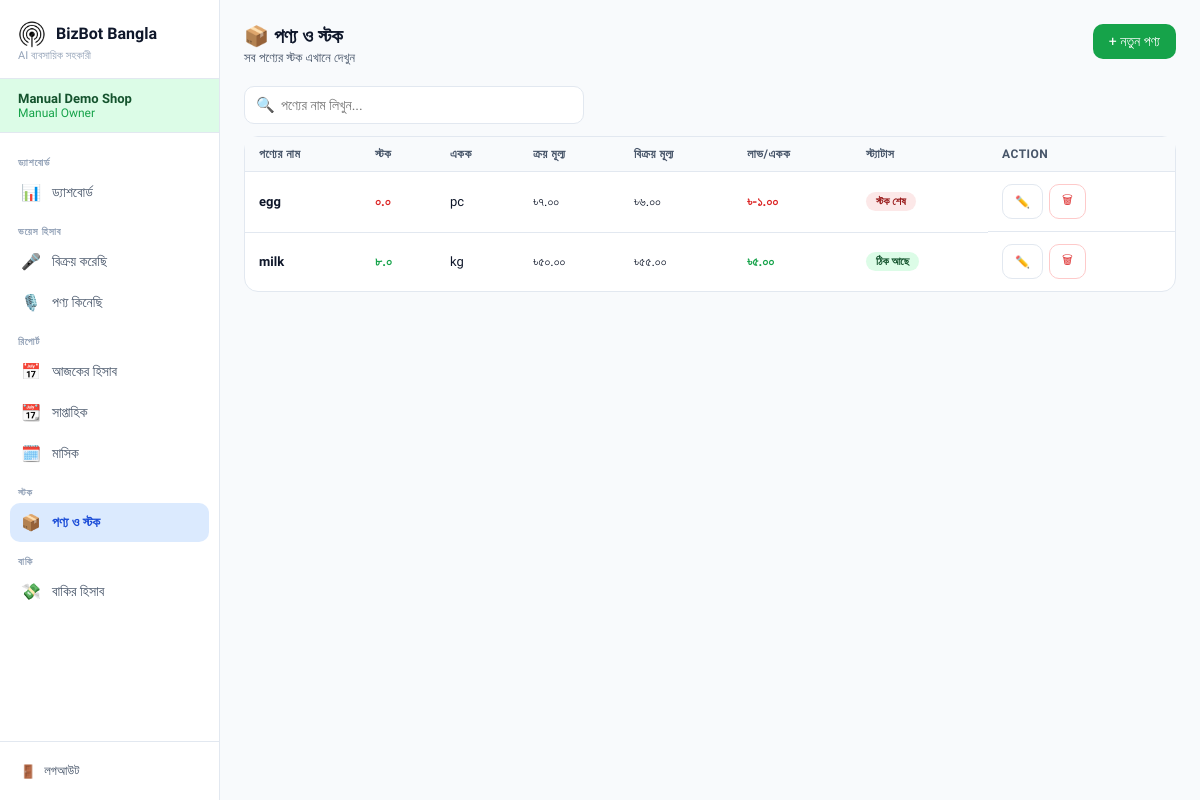
/inventory/ (signed in), run on the app's committed database.
### core/models.py (models this page shows, shortened)
class Shop(models.Model):
    user = models.OneToOneField(User, on_delete=models.CASCADE)
    shop_name = models.CharField(max_length=200)
    owner_name = models.CharField(max_length=200)
    phone = models.CharField(max_length=20, blank=True)
    created_at = models.DateTimeField(auto_now_add=True)

class Product(models.Model):
    shop = models.ForeignKey(Shop, on_delete=models.CASCADE, related_name='products')
    name = models.CharField(max_length=200)
    stock = models.FloatField(default=0)
    unit = models.CharField(max_length=50, default='পিস')
    buy_price = models.FloatField(default=0)
    sell_price = models.FloatField(default=0)
    low_stock_alert = models.FloatField(default=0)
    @property
    def is_low_stock(self):
        if self.stock <= 0:
            return True
        if self.low_stock_alert <= 0:
            return False
        return self.stock <= self.low_stock_alert
    @property
    def profit_per_unit(self):
        return round(self.sell_price - self.buy_price, 2)

### core/views.py (the view)
# urls.py: path('inventory/', views.inventory, name='inventory'),
@login_required
def inventory(request):
    shop = get_object_or_404(Shop, user=request.user)
    products = Product.objects.filter(shop=shop)
    return render(request,'core/inventory.html',{'shop':shop,'products':products})

### core/templatetags/bangla_number.py (called while the page is built)
@register.filter(name='bn')
def bangla_number(value):
    return str(value).translate(_DIGIT_MAP)

### templates/core/inventory.html (shortened to what this page needs)
{% extends 'base.html' %}
{% load bangla_number %}
{% block content %}
<div class="page-header" style="display:flex;justify-content:space-between;align-items:start">
  <div><h1>📦 পণ্য ও স্টক</h1><p>সব পণ্যের স্টক এখানে দেখুন</p></div>
  <a href="{% url 'add_product' %}" class="btn btn-green">+ নতুন পণ্য</a>
</div>
<div style="margin-bottom:12px">
  <div style="position:relative;max-width:340px">
    <span style="position:absolute;left:12px;top:50%;transform:translateY(-50%);font-size:15px;color:#94a3b8">🔍</span>
    <input
      type="text"
      id="searchInput"
      oninput="searchProduct()"
      placeholder="পণ্যের নাম লিখুন..."
      class="form-control"
      style="padding-left:36px;font-size:14px"
    >
  </div>
</div>
<div class="card">
  <table class="table" id="productTable">
    <thead>
      <tr>
        <th>পণ্যের নাম</th>
        <th>স্টক</th>
        <th>একক</th>
        <th>ক্রয় মূল্য</th>
        <th>বিক্রয় মূল্য</th>
        <th>লাভ/একক</th>
        <th>স্ট্যাটাস</th>
        <th>Action</th>
      </tr>
    </thead>
    <tbody id="productBody">
    {% for p in products %}
    <tr data-name="{{ p.name|lower }}">
      <td style="font-weight:600">{{ p.name }}</td>
      <td style="font-weight:600;color:{% if p.is_low_stock %}#dc2626{% else %}#16a34a{% endif %}">{{ p.stock|bn }}</td>
      <td>{{ p.unit }}</td>
      <td>৳{{ p.buy_price|floatformat:2|bn }}</td>
      <td>৳{{ p.sell_price|floatformat:2|bn }}</td>
      <td style="color:{% if p.profit_per_unit > 0 %}#16a34a{% elif p.profit_per_unit < 0 %}#dc2626{% else %}#94a3b8{% endif %};font-weight:600">
        ৳{{ p.profit_per_unit|floatformat:2|bn }}
      </td>
      <td>
        {% if p.stock <= 0 %}
          <span class="badge badge-danger">স্টক শেষ</span>
        {% elif p.is_low_stock %}
          <span class="badge badge-danger">কম স্টক</span>
        {% else %}
          <span class="badge badge-ok">ঠিক আছে</span>
        {% endif %}
      </td>
      <td style="display:flex;gap:6px">
        <a href="{% url 'edit_product' p.pk %}" class="btn btn-outline btn-sm">✏️</a>
        <a href="{% url 'delete_product' p.pk %}" class="btn btn-outline btn-sm"
          style="color:#dc2626;border-color:#fecaca"
          onclick="return confirm('মুছে ফেলবেন?')">🗑</a>
      </td>
    </tr>
    {% empty %}
    <tr><td colspan="8" style="text-align:center;padding:32px;color:#94a3b8">কোনো পণ্য নেই। নতুন পণ্য যোগ করুন!</td></tr>
    {% endfor %}
    </tbody>
  </table>
</div>
{% endblock %}

### templates/base.html (shortened to what this page needs)
<!DOCTYPE html>
<html lang="bn">
<head>
{% load static %}
</head>
<body>
{% if user.is_authenticated %}
{% with shop=request.user.shop %}
<div class="sidebar">
  <div class="sidebar-logo">
    <div class="brand">
      <img class="logo-icon" alt="BizBot logo" src="{% static 'logo.png' %}">
      <h2>BizBot Bangla</h2>
    </div>
    <p>AI ব্যবসায়িক সহকারী</p>
  </div>
  <div class="sidebar-shop">
    <div class="shop-name">{{ shop.shop_name }}</div>
    <div class="owner">{{ shop.owner_name }}</div>
  </div>
  <nav>
    <div class="nav-section">ড্যাশবোর্ড</div>
    <a href="{% url 'dashboard' %}"
       class="{% if request.resolver_match.url_name == 'dashboard' %}active{% endif %}">
      <span class="icon">📊</span> ড্যাশবোর্ড
    </a>
    <div class="nav-section">ভয়েস হিসাব</div>
    <a href="{% url 'voice_sell' %}"
       class="{% if request.resolver_match.url_name == 'voice_sell' %}active-sell{% endif %}">
      <span class="icon">🎤</span> বিক্রয় করেছি
    </a>
    <a href="{% url 'voice_buy' %}"
       class="{% if request.resolver_match.url_name == 'voice_buy' %}active-buy{% endif %}">
      <span class="icon">🎙️</span> পণ্য কিনেছি
    </a>
    <div class="nav-section">রিপোর্ট</div>
    <a href="{% url 'records' %}?period=daily"
       class="{% if request.resolver_match.url_name == 'records' and request.GET.period == 'daily' or request.resolver_match.url_name == 'records' and not request.GET.period %}active{% endif %}">
      <span class="icon">📅</span> আজকের হিসাব
    </a>
    <a href="{% url 'records' %}?period=weekly"
       class="{% if request.resolver_match.url_name == 'records' and request.GET.period == 'weekly' %}active{% endif %}">
      <span class="icon">📆</span> সাপ্তাহিক
    </a>
    <a href="{% url 'records' %}?period=monthly"
       class="{% if request.resolver_match.url_name == 'records' and request.GET.period == 'monthly' %}active{% endif %}">
      <span class="icon">🗓️</span> মাসিক
    </a>
    <div class="nav-section">স্টক</div>
    <a href="{% url 'inventory' %}"
       class="{% if 'inventory' in request.resolver_match.url_name or 'product' in request.resolver_match.url_name %}active{% endif %}">
      <span class="icon">📦</span> পণ্য ও স্টক
    </a>
    <div class="nav-section">বাকি</div>
    <a href="{% url 'baki_list' %}"
       class="{% if 'baki' in request.resolver_match.url_name %}active-baki{% endif %}">
      <span class="icon">💸</span> বাকির হিসাব
    </a>
  </nav>
  <div class="sidebar-bottom">
    <a href="{% url 'logout' %}"><span>🚪</span> লগআউট</a>
  </div>
</div>
{% endwith %}
{% endif %}
<div class="{% if user.is_authenticated %}main{% endif %}">
  {% block content %}{% endblock %}
</div>
</body>
</html>

### templates/base.html (style rules this page uses)
:root { --green: #16a34a; --green-light: #dcfce7; --green-dark: #14532d; --orange: #ea580c; --orange-light: #fff7ed; --orange-dark: #7c2d12; --blue: #1d4ed8; --blue-light: #dbeafe; --purple: #7c3aed; --purple-light: #ede9fe; --bg: #f8fafc; --card: #ffffff; --border: #e2e8f0; --text: #0f172a; --text2: #475569; --text3: #94a3b8; --radius: 14px; --shadow: 0 2px 12px rgba(0,0,0,0.07); }
* { margin:0; padding:0; box-sizing:border-box; font-family:'Hind Siliguri',sans-serif; }
body { background:var(--bg); color:var(--text); min-height:100vh; }
.sidebar { position:fixed; top:0; left:0; width:220px; height:100vh; background:#fff; border-right:1px solid var(--border); display:flex; flex-direction:column; z-index:50; }
.sidebar-logo { padding:20px 18px 16px; border-bottom:1px solid var(--border); }
.sidebar-logo .brand { display:flex; align-items:center; gap:10px; }
.sidebar-logo .logo-icon { width:28px; height:28px; display:block; object-fit:contain; flex:0 0 auto; }
.sidebar-logo h2 { font-size:16px; font-weight:700; color:var(--text); line-height:1.1; }
.sidebar-logo p { font-size:11px; color:var(--text3); margin-top:1px; }
.sidebar-shop { padding:12px 18px; background:var(--green-light); border-bottom:1px solid var(--border); font-size:12px; }
.sidebar-shop .shop-name { font-weight:600; color:var(--green-dark); font-size:13px; }
.sidebar-shop .owner { color:var(--green); }
nav { flex:1; padding:10px 10px; overflow-y:auto; }
.nav-section { font-size:10px; font-weight:600; color:var(--text3); text-transform:uppercase; letter-spacing:.8px; padding:8px 8px 4px; margin-top:6px; }
nav a { display:flex; align-items:center; gap:10px; padding:10px 10px; border-radius:10px; color:var(--text2); text-decoration:none; font-size:14px; transition:all .15s; margin-bottom:2px; }
nav a.active { background:var(--blue-light); color:var(--blue); font-weight:600; }
nav a .icon { font-size:16px; width:22px; text-align:center; }
.sidebar-bottom { padding:12px 10px; border-top:1px solid var(--border); }
.sidebar-bottom a { display:flex; align-items:center; gap:8px; padding:9px 10px; border-radius:10px; color:var(--text2); text-decoration:none; font-size:13px; }
.main { margin-left:220px; padding:24px; }
.page-header { margin-bottom:20px; }
.page-header h1 { font-size:20px; font-weight:700; color:var(--text); }
.page-header p { font-size:13px; color:var(--text2); margin-top:2px; }
.card { background:var(--card); border-radius:var(--radius); border:1px solid var(--border); }
.btn { display:inline-flex; align-items:center; gap:6px; padding:9px 16px; border-radius:10px; font-size:14px; font-weight:500; cursor:pointer; border:none; transition:all .15s; text-decoration:none; font-family:'Hind Siliguri',sans-serif; }
.btn-green { background:var(--green); color:white; }
.btn-outline { background:white; color:var(--text2); border:1px solid var(--border); }
.btn-sm { padding:6px 12px; font-size:12px; }
.form-control, .form-select { width:100%; padding:10px 12px; border:1.5px solid var(--border); border-radius:10px; font-size:14px; color:var(--text); background:white; font-family:'Hind Siliguri',sans-serif; transition:border .15s; }
.table { width:100%; border-collapse:collapse; }
.table th { padding:10px 14px; font-size:12px; font-weight:600; color:var(--text2); text-transform:uppercase; letter-spacing:.5px; background:var(--bg); border-bottom:1px solid var(--border); text-align:left; }
.table td { padding:12px 14px; font-size:13px; border-bottom:1px solid var(--border); }
.table tr:last-child td { border-bottom:none; }
.badge { display:inline-block; padding:3px 10px; border-radius:100px; font-size:11px; font-weight:600; }
.badge-danger { background:#fce8e8; color:#991b1b; }
.badge-ok { background:var(--green-light); color:var(--green-dark); }

### data on the page
Shop: shop_name "Manual Demo Shop", owner_name "Manual Owner"
Product: name "egg", stock|bn "০.০", unit "pc", buy_price|bn "৭.০০", sell_price|bn "৬.০০", profit_per_unit|bn "-১.০০", shows "স্টক শেষ"
Product: name "milk", stock|bn "৮.০", unit "kg", buy_price|bn "৫০.০০", sell_price|bn "৫৫.০০", profit_per_unit|bn "৫.০০", low_stock_alert "ঠিক আছে"
